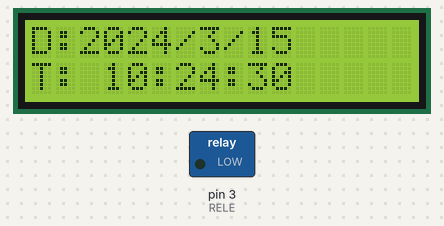
Bench run of a sketch on a simulated Arduino Uno, built with avr-gcc and run on an emulated ATmega328P. Shown: 16×2 character LCD, switched loads named in the sketch (green lamp = pin HIGH). The local clock reads 2024-03-15 10:24:30 at power-on unless the sketch sets it; what the sketch prints to the serial monitor is not drawn.

Above: at 0.1 s.
At 4.4 s:
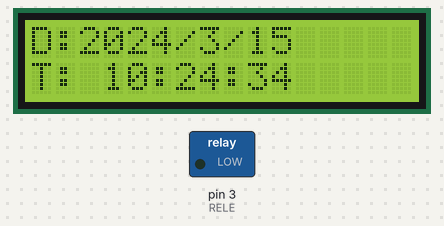
At 9.6 s:
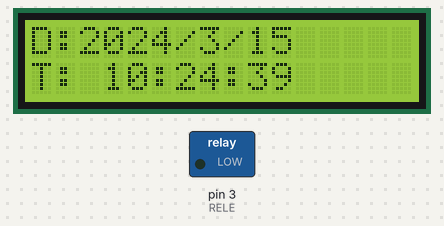
At 19.1 s:
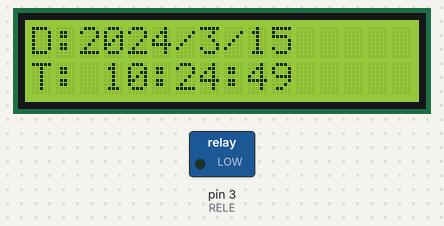
At 28.6 s:
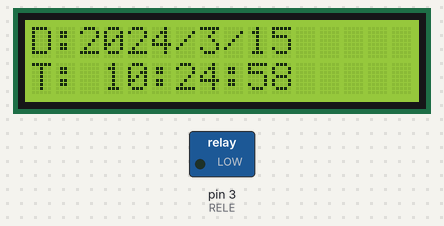
At 38.1 s:
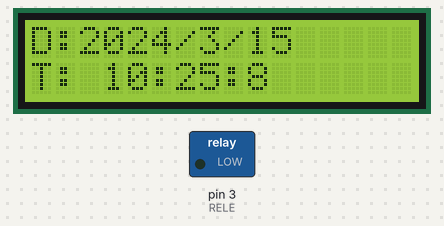

Measured:
- what the display in image 1 shows lasts 1.0 s, from 4.3 s to 5.3 s

The sketch:

ControlarFocoDeterminadaHora.ino
```cpp
// Prueba de Reloj Tiempo Real (RTC) y Modulo I2C para LCD 2x16 By: http://dinastiatecnologica.com
// Conexion i2C :Arduino UNO  SCL-> A5   SDA->A4  VCC->5V  GND->GND
// Conexion RTC :Arduino UNO    GND->GND VCC->5V SCL-> SCL  SDA->SDA los dos pines despues del ...12,13,GND,AREF,SDA,SCL
// NOTA: se debe cargar dos veces este programa 1.Con la linea 9= RTC.adjust(DateTime(__DATE__, __TIME__));
//                                              2. Sin esa linea

#include <Wire.h>
#include "RTClib.h"
#include <LiquidCrystal_I2C.h>
LiquidCrystal_I2C lcd(0x27,16,2);
RTC_DS1307 RTC;
bool evento_inicio = true;	// variable de control para inicio de evento con valor true
bool evento_fin = true;		// variable de control para finalizacion de evento con valor true

# define RELE 3
void setup () {
  pinMode(RELE, OUTPUT);		// pin 3 como salida
  digitalWrite(RELE, LOW);
  if (! RTC.begin()) {				// si falla la inicializacion del modulo
 Serial.println("Modulo RTC no encontrado !");	// muestra mensaje de error
 while(1);
  }
Wire.begin(); // Inicia el puerto I2C
RTC.begin(); // Inicia la comunicaci¢n con el RTC
//RTC.adjust(DateTime(__DATE__, __TIME__)); // Establece la fecha y hora (Comentar una vez establecida la hora)
//el anterior se usa solo en la configuracion inicial
Serial.begin(9600); // Establece la velocidad de datos del puerto serie
 lcd.init();
 lcd.backlight();
  lcd.clear();
}
void loop(){
DateTime now = RTC.now(); // Obtiene la fecha y hora del RTC

Serial.print(now.year(), DEC); // A§o
Serial.print('/');
Serial.print(now.month(), DEC); // Mes
Serial.print('/');
Serial.print(now.day(), DEC); // Dia
Serial.print(' ');
Serial.print(now.hour(), DEC); // Horas
Serial.print(':');

Serial.print(now.minute(), DEC); // Minutos
Serial.print(':');
Serial.print(now.second(), DEC); // Segundos
Serial.println();
lcd.setCursor(0,0);
lcd.print("D:");
lcd.print(now.year(), DEC);
lcd.print("/");
lcd.print(now.month(), DEC);
lcd.print("/");
lcd.print(now.day(), DEC);
lcd.print(" ");
lcd.setCursor(0,1);
lcd.print("T: ");
lcd.print(now.hour(), DEC);
lcd.print(":");
lcd.print(now.minute(), DEC);
lcd.print(":");
lcd.print(now.second(), DEC);
delay(1000); // La informaci¢n se actualiza cada 1 seg.
lcd.setCursor(0,0);
lcd.print("               ");
lcd.setCursor(0,1);
lcd.print("               ");
  if ( now.hour() == 6 && now.minute() == 1 ){	// si hora = 14 y minutos = 30
    if ( evento_inicio == true ){			// si evento_inicio es verdadero
      digitalWrite(RELE, LOW);				// activa modulo de rele con nivel alto
      Serial.println( "Rele encendido" );		// muestra texto en monitor serie
      lcd.setCursor(0,0);
      lcd.print("LUCES");
      lcd.setCursor(0,1);
      lcd.print("ENCENDIDO");
      lcd.setCursor(0,0);
      lcd.print("               ");
      lcd.setCursor(0,1);
      lcd.print("               ");

      evento_inicio = false;				// carga valor falso en variable de control
    }							// para evitar ingresar mas de una vez
  }
  if ( now.hour() == 0 && now.minute() == 41 ){	// si hora = 15 y minutos = 30
    if ( evento_fin == true ){				// si evento_fin es verdadero
      digitalWrite(RELE, HIGH);				// desactiva modulo de rele con nivel bajo
      Serial.println( "Rele apagado" );			// muestra texto en monitor serie
       lcd.setCursor(0,1);
      lcd.print("LUCES");
      lcd.setCursor(0,1);
      lcd.print("APAGADO");
      lcd.setCursor(0,0);
      lcd.print("               ");
      lcd.setCursor(0,1);
      lcd.print("               ");
      evento_fin = false;				// carga valor falso en variable de control
    }							// para evitar ingresar mas de una vez
  }


}
```
